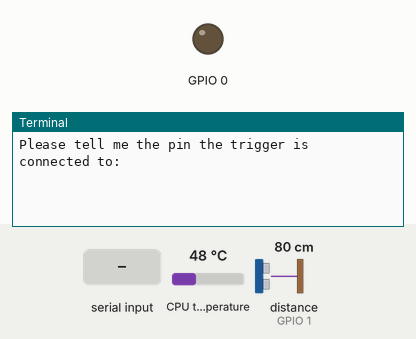
This program was run on a simulated Raspberry Pi (BCM pin numbers). On the bench: output pins drawn as LEDs (lit = HIGH), the last lines printed to the terminal. The inputs (shaded band) are chosen by the test bench; at power-on: CPU temperature 48 °C, distance to the obstacle (sensor on GPIO 1) 80 cm. The echo pulse lasts 58.3 µs per cm; the clock reads 2024-03-15 10:24:30 at power-on unless the program sets it; pins used as bus, display or sensor lines are not drawn.

Above: at 1.2 s.
1.3 s: "0" typed at the terminal, then Enter
At 2.3 s:
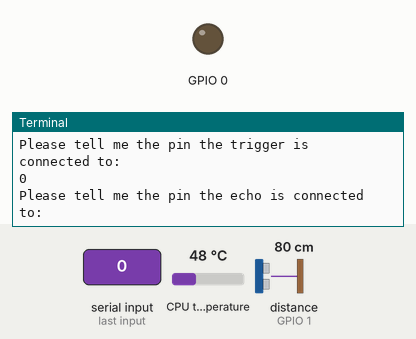
2.8 s: "1" typed at the terminal, then Enter
At 3.2 s:
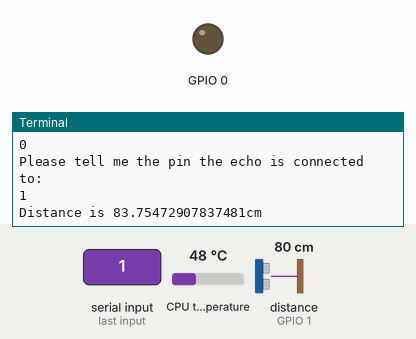

Measured:
- after the input at 1.3 s, the terminal: prints a new line at once (image 1)
- after the input at 2.8 s, the terminal: prints a new line at once (image 2)

The program:

distance.py
```python
#!/usr/bin/env python3
# Author: Miguel Almeida
import time
import math
import RPi.GPIO as GPIO
from subprocess import PIPE, Popen

#Global Pin Variable
pinTrig = None
pinEcho = None

def askPin(name):
    validateInput = False
    while not validateInput:
        try:
            a = int(input("Please tell me the pin the "+name+" is connected to: "))
            validateInput = True
        except KeyboardInterrupt:
            exit()
        except:
            validateInput = False
    return a

def get_cpu_temperature():
    #get cpu temperature using vcgencmd#
    try:
        tFile = open('/sys/class/thermal/thermal_zone0/temp')
        temp = float(tFile.read())
        tempC = temp/1000
        return tempC
    except:
        tFile.close()
        exit()

def stopDistance():
    GPIO.cleanup()

def get_air_temperature():
    temp = get_cpu_temperature()
    airtemp = temp-20
    return airtemp

def calcDistanceCM(time):
    speedOfSound = 331.3 * math.sqrt(1 + (get_cpu_temperature()/273.15))
    distance = time * ((speedOfSound*100)/2)
    return distance

def startSensor():
    global pinTrig, pinEcho
    pinTrig = askPin("trigger")
    GPIO.setmode(GPIO.BCM)
    GPIO.setup(pinTrig, GPIO.OUT)
    pinEcho = askPin("echo")
    GPIO.setup(pinEcho, GPIO.IN)
    GPIO.output(pinTrig, GPIO.LOW)

def measureTime():
    GPIO.output(pinTrig, False)
    time.sleep(0.00001)
    GPIO.output(pinTrig, True)
    time.sleep(0.00001)
    GPIO.output(pinTrig, False)
    dropCounter = 0
    drop = False
    while GPIO.input(pinEcho) == 0:
        if dropCounter < 1000:
            timeOff = time.time()
            dropCounter += 1
        else:
            drop = True
            print("Echo not recieved")
            break
    while GPIO.input(pinEcho) == 1:
        timeOn = time.time()
    deltaT = timeOn - timeOff
    return deltaT

try:
    startSensor()
    while True:
        distance = calcDistanceCM(measureTime())
        print("Distance is "+str(distance)+"cm")
        time.sleep(0.5)

except:
    stopDistance()
```
